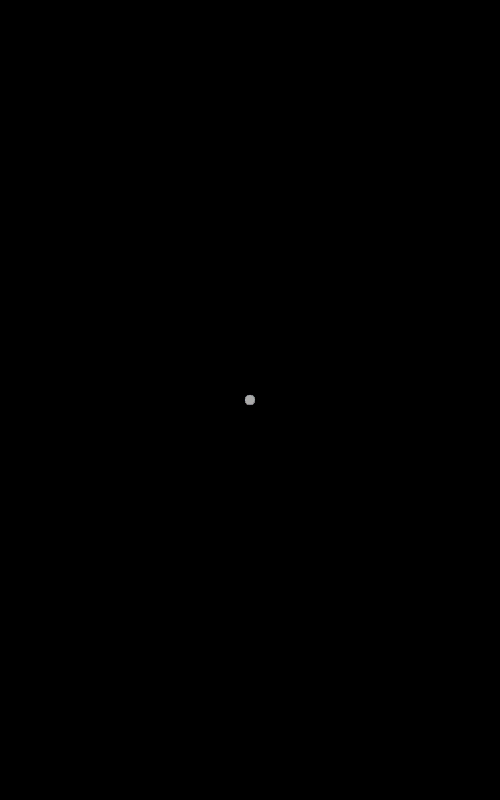
Frame 1 (no input)
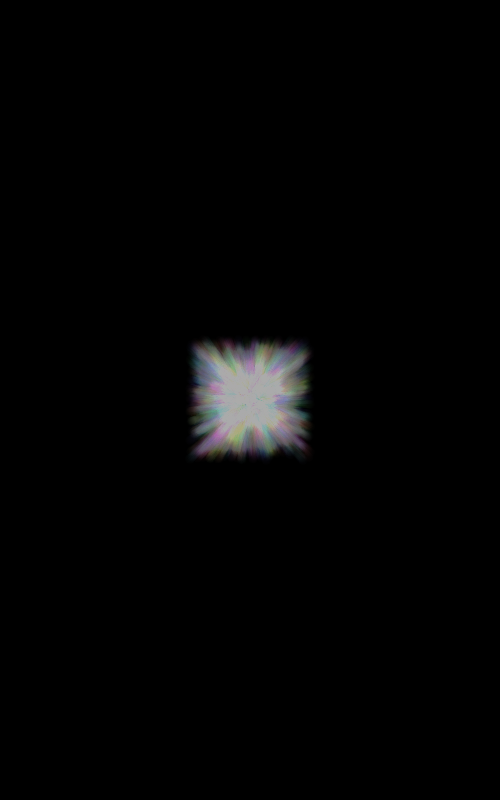
Frame 60 (no input)
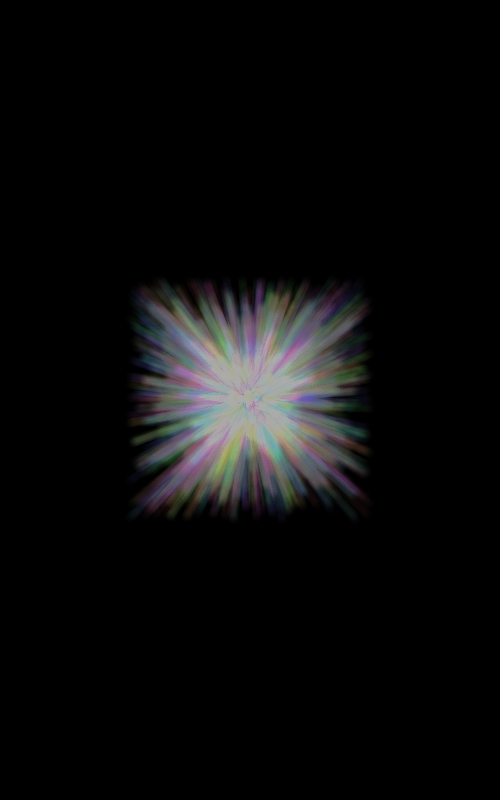
Frame 120 (the mouse pressed at the canvas centre since frame 60)

The p5.js sketch that drew these frames (run headless with seeded random() and noise() and a simulated clock; from frame 60 on, the mouse is pressed at the canvas centre):

// p5.js sketch
// ── sketch.js

w = 500
h = 800

obs = Array(1000)

function setup() {
  createCanvas(w, h);
  create_obs(obs);
}

class Point {
  x = 0;
  y = 0;

  constructor(x, y) {
    this.x = x;
    this.y = y;
  }
}

function apply_velocity(pos, vel) {
  return new Point(pos.x + vel.x, pos.y + vel.y)
}

class Ob {
  pos;
  vel;
  health;
  c;
  constructor(){
    this.pos = new Point(0,0)
    this.vel = new Point(random(-1,1), random(-1,1))
    this.health = w
    this.c = random(0,360);
  }

  reset() {
    this.pos = new Point(0,0)
    this.vel = new Point(random(-1,1), random(-1,1))
    this.health = w
    this.c = random(0,360);
  }

  update() {
    this.pos = apply_velocity(this.pos, this.vel);
    this.health = w-abs(this.pos.y);
    if (this.health < 10) {
      this.reset()
    }
  }

  draw() {
    if (this.health < 0) {
      return
    }
    stroke(this.c, 80, 80, 0.01)
    point(this.pos.x, this.pos.y);
  }
}

function create_obs(obs){
  for (let index = 0; index < obs.length; index++) {
    obs[index] = new Ob();
    
  }
}

function draw_obs(obs) {
  for (const ob of obs) {
    ob.draw()
  }
}

function update_obs(obs) {
  for (const ob of obs) {
    ob.update()
  }
}

function draw() {
  if (frameCount ==1) {

    background(0);
  }
  
  translate(w/2, h/2)

  strokeWeight(10)
  colorMode(HSL)
  update_obs(obs)
  draw_obs(obs)

}
